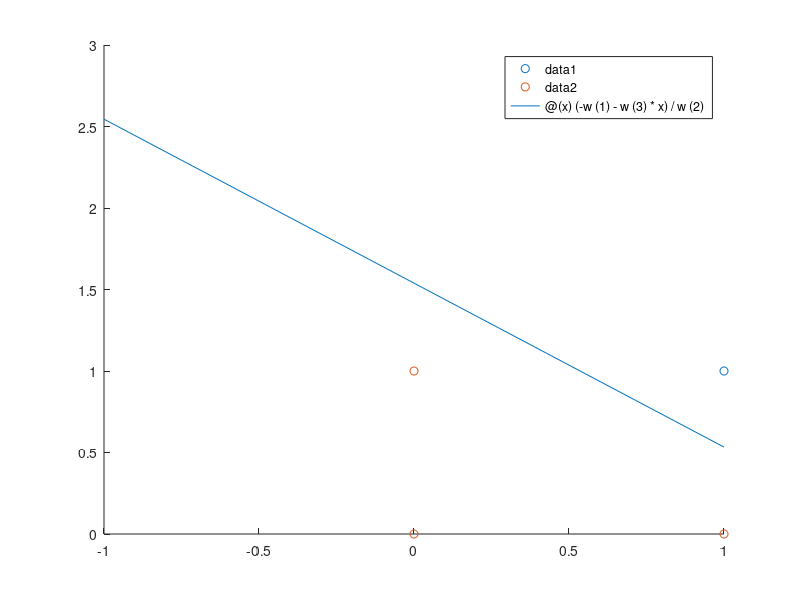

Recreate this plot in MATLAB.
clc;
clear all;

data=[1 1 1 ;1 0 -1; 0  1 -1;0 0 -1;];



k=1;
con=0.001;
w_new=[0 0 0 ]';
data=[ones(size(data,1),1) data];

eta=0.1
m=1;


eta=0.01;
w_old=[0 0 0 ]';
w_new=[0 0 0]';

%w_old=[0 1 0]';
%w_new=[0 1 0]';
k=1;
con=0.001;
temp=0;
m=1;
h=0;

%for j=1:length(eta)
     
while k>con
w_new=w_old;
   for i=1:size(data,1)


       net=w_old'*data(i,1:end-1)';
       
    
      r(i)=data(i,end)-net;
    
   
      
      
      w_old=w_old+(eta*r(i)*data(i,1:end-1)');
      

   end
   
  
   
   k=norm(w_new-w_old);
  m=m+1;
      
       
end
 w=w_new;


figure

scatter(data(data(:,4)==1,2),data(data(:,4)==1,3));
hold on;
scatter(data(data(:,4)==-1,2),data(data(:,4)==-1,3));
%syms x;
fn=@(x) (-w(1)-w(3)*x)/w(2);

hold on;
fplot(fn,[-1,1]);
 